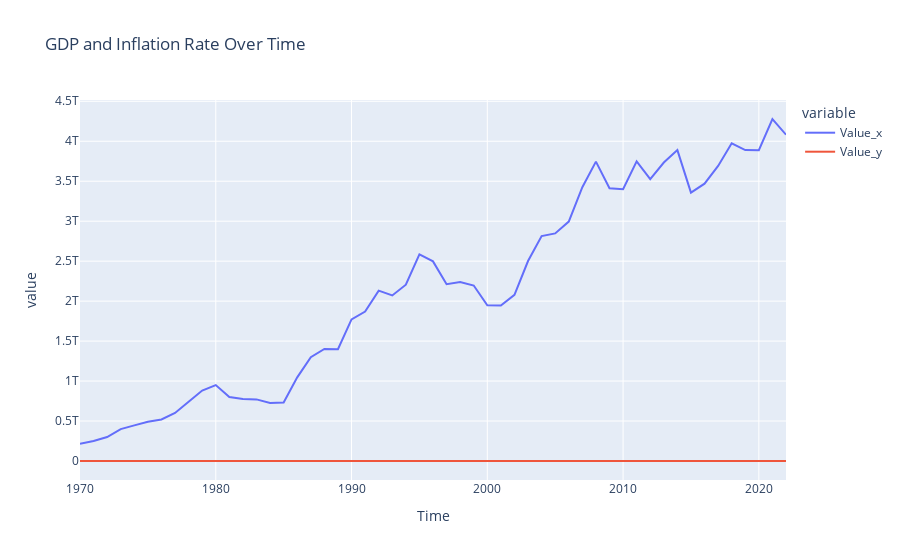

Notebook code for this chart:
### Code cell
import plotly.express as px

fig = px.line(merged_data, x='Time', y=['Value_x', 'Value_y'], title='GDP and Inflation Rate Over Time')
fig.show()
